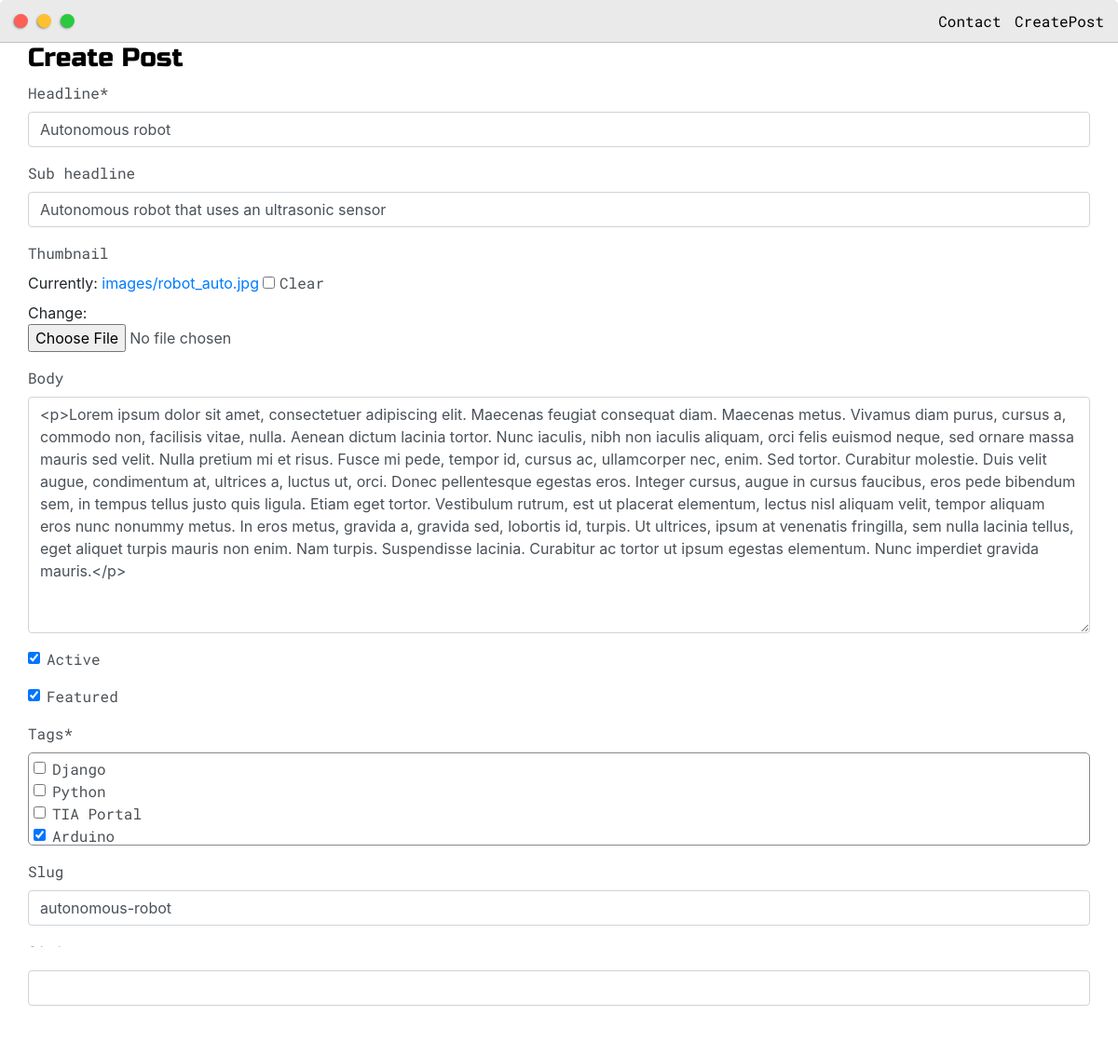
The page /update_post/autonomous-robot/ (signed in) on the database its author committed.
### base/models.py (models this page shows, shortened)
class Post(models.Model):
    objects = None
    headline = models.CharField(max_length=200)
    sub_headline = models.CharField(max_length=200, null=True, blank=True)
    thumbnail = models.ImageField(null=True, blank=True, upload_to="images", default="placeholder.png")
    body = RichTextField(null=True, blank=True)
    created = models.TimeField(auto_now_add=True)
    active = models.BooleanField(default=False)
    featured = models.BooleanField(default=False)
    tags = models.ManyToManyField(Tag)
    slug = models.SlugField(null=True, blank=True)
    git = models.URLField(verbose_name=None, name=None, null=True)

### base/views.py (the view)
@login_required(login_url='home')
def update(request, slug):
    post = Post.objects.get(slug=slug)
    form = PostForm(instance=post)
    if request.method == 'POST':
        form = PostForm(request.POST, request.FILES, instance=post)
        if form.is_valid():
            form.save()
        return redirect('posts')
    context = {'form': form}
    return render(request, 'base/create.html', context)

### base/forms.py
class PostForm(forms.ModelForm):
    class Meta:
        model = Post
        fields = '__all__'
        widgets = {
            'tags': forms.CheckboxSelectMultiple(),
        }

### base/models.py (called while the page is built)
    def __str__(self):
        return self.name

### base/templates/base/create.html (shortened to what this page needs)
{% extends 'base/main.html' %}
{% load static %}
{% load crispy_forms_tags %}
{% block content %}
    <link rel="stylesheet" href="https://stackpath.bootstrapcdn.com/bootstrap/4.3.1/css/bootstrap.min.css"
>
    <div class="main-container">
          <h3>Create Post</h3>
          <form method="post" action="" enctype="multipart/form-data">
            {{form|crispy}}
            <input class="btn btn-primary" type="submit" value="Submit Post">
          </form>
    </div>
{% endblock content %}

### static/css/default.css (style rules this page uses)
:root { --mainColor:#eaeaea; --secondaryColor:#fff; --borderColor:#c1c1c1; --mainText:black; --secondaryText:#4b5156; --themeDotBorder:#24292e; --previewBg:rgb(251, 249, 243, 0.8); --previewShadow:#f0ead6; --buttonColor:black; }
html, body { padding: 0; margin: 0; scroll-behavior: smooth; }
body * { transition: 0.3s; }
h1, h2, h3, h4, h5, h6, strong { color: var(--mainText); font-family: 'Russo One', sans-serif; font-weight: 500; }
p, li, span, label, input, textarea { color: var(--secondaryText); font-family: 'Roboto Mono', monospace; }
a { text-decoration: none; color:#17a2b8; }
h3 { font-size: 28px; }
.main-container { width: 1200px; margin: 0 auto; }
@media screen and (max-width: 1200px) { .main-container { width: 95%; } }

### base/templates/base/create.html (style rules this page uses)
#div_id_tags > div { max-height: 100px; overflow-y: scroll; border:1px solid #888; padding: 5px; border-radius: 5px; }

### rows shown on the page
Post: headline "Autonomous robot", sub_headline "Autonomous robot that uses an ultrasonic sensor", body "<p>Lorem ipsum dolor sit amet, consectetuer adipiscing elit. Maecenas feugiat consequat diam. Maecenas metus. Vivamus diam purus, cursus a, commodo non, facilisis vitae, nulla. Aenean dictum lacinia tortor. Nunc iaculis, nibh non iaculis aliquam, orci felis euismod neque, sed ornare massa mauris sed velit. Nulla pretium mi et risus. Fusce mi pede, tempor id, cursus ac, ullamcorper nec, enim. Sed tortor. Curabitur molestie. Duis velit augue, condimentum at, ultrices a, luctus ut, orci. Donec pellentesque egestas eros. Integer cursus, augue in cursus faucibus, eros pede bibendum sem, in tempus tellus justo quis ligula. Etiam eget tortor. Vestibulum rutrum, est ut placerat elementum, lectus…", active "☑", featured "☑", slug "autonomous-robot", git "https://github.com/khalilguesmi96/Autonomous-robot.git"
